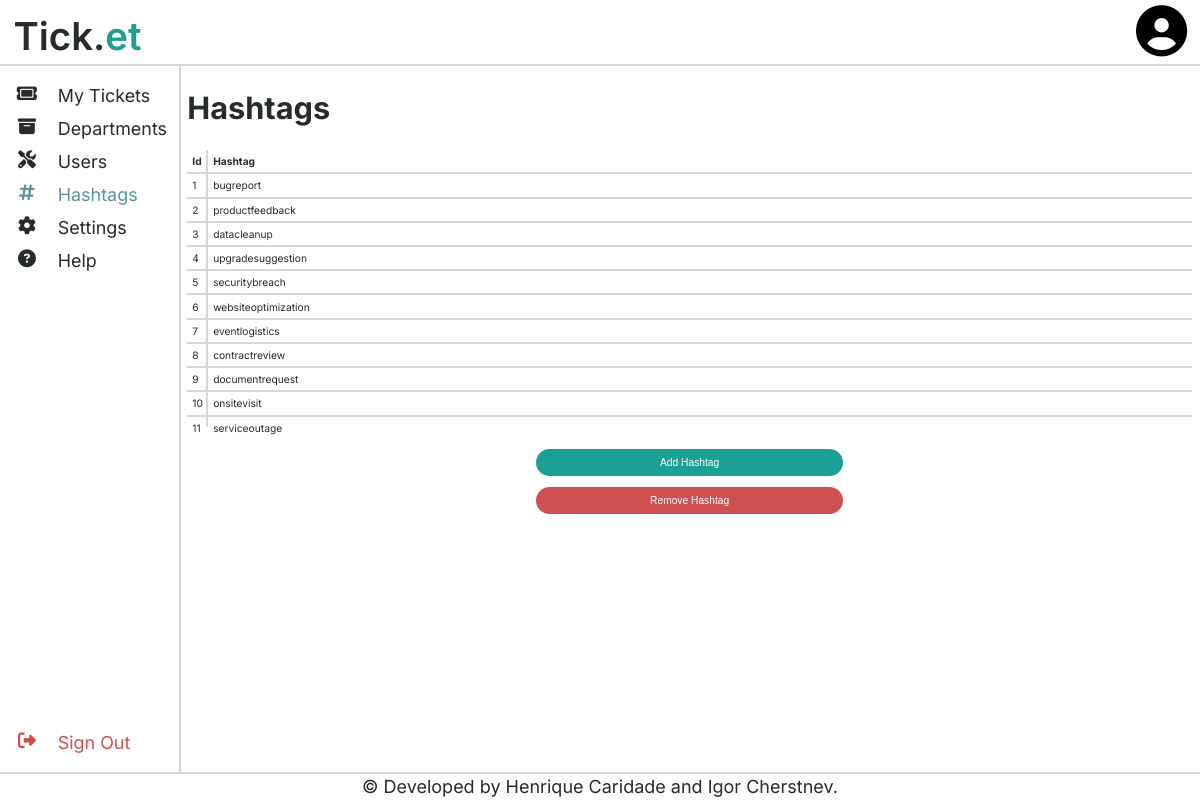
/index.php?page=hashtags (signed in), run on the app's committed database.
### tables this page shows
CREATE TABLE Hashtag (
    id INTEGER PRIMARY KEY AUTOINCREMENT NOT NULL,
    value STRING NOT NULL
);

### index.php (called while the page is built, shortened)
<?php
    $session = Session::getSession();
    if (isset($_GET['page'])) {
        switch ($_GET['page']) {
            case 'hashtags': include_once("./pages/hashtag_page.php"); break;
        }
    } else {
        if ($session->isLoggedIn()) die(header('Location: ./index.php?page=dashboard'));
        else die(header('Location: ./index.php?page=login'));
    }
    drawPage($_GET);
?>

### classes/hashtag.php (called while the page is built, shortened)
<?php
    class Hashtag {
        private function __construct(int $id, string $value) {
            $this->id = $id;
            $this->value = $value;
        }
        private static function fromArray(array $hashtag) : Hashtag {
            return new Hashtag((int) $hashtag['id'], $hashtag['value']);
        }
        public static function getAllHashtags(PDO $db) : array {
            $stmt = $db->prepare('SELECT * FROM Hashtag');
            $stmt->execute();
            $hashtagArray = array();
            foreach($stmt->fetchAll() as $hashtag){
                $hashtagArray[] = Hashtag::fromArray($hashtag);
            }
            return $hashtagArray;
        }
    }
?>

### templates/hashtag.php (the view, shortened to what this page needs)
<?php
    require_once(dirname(__DIR__) . "/classes/hashtag.php");
?>
<?php
    function _drawHashtagTableItem(Hashtag $hashtag) {
?>
        <tr class="hashtag-item">
            <td class="hashtag-id"><?=htmlentities($hashtag->id); ?></td>
            <td class="hashtag-value"><?=htmlentities($hashtag->value); ?></td>
        </tr>
<?php
    }
    function drawHashtagTable(array $hashtags) {
?>
<div class="scroll-wrapper">
    <table id="hashtags">
        <thead>
            <tr>
                <th style="width: 0;">Id</th>
                <th>Hashtag</th>
            </tr>
        </thead>
        <tbody>
        <?php foreach ($hashtags as $hashtag) _drawHashtagTableItem($hashtag); ?>
        </tbody>
    </table>
</div>
<?php
    }
?>

### css/include.css (style rules this page uses)
:root { --primary-background-color: #ffffffff; --secondary-background-color: #d7d7d7ff; --primary-color: #262b2dff; --secondary-color: #5c9599ff; --accent-color: #1aa193ff; --error-color: #ce5050ff; --warning-color: #ddc54fff; --success-color: #2ab75bff; --unselected-color: #a0a0a0ff; --header-height: 5em; --footer-height: 2em; --sidebar-width: 14em; --sidebar-mobile-width: 3em; --sidebar-padding: 15px; --margin-sides: 10em; }

### css/main.css (style rules this page uses)
body { font-family: 'Inter', sans-serif; background-color: var(--primary-background-color); color: var(--primary-color); }
div.scroll-wrapper { overflow-x: scroll; }

### css/table.css (style rules this page uses)
table { width: 100%; border-collapse: collapse; }
table, table th, table td { position: relative; }
table th { padding: 0.5em; text-align: left; }
table td { min-width: 0; padding: 0.5em; overflow: hidden; border-top: 2px solid var(--secondary-background-color); }
table td { white-space: nowrap; position: relative; overflow: hidden; min-width: 0; }
table th { white-space: nowrap; }

### css/mobile.css (style rules this page uses)
@media only screen and (max-width: 1200px) { body { font-size: 0.8rem; } }
@media only screen and (max-width: 1200px) { table { font-size: 1em; } }

### data on the page
hashtag: id "1", value "bugreport"
hashtag: id "2", value "productfeedback"
hashtag: id "3", value "datacleanup"
hashtag: id "4", value "upgradesuggestion"
hashtag: id "5", value "securitybreach"
hashtag: id "6", value "websiteoptimization"
hashtag: id "7", value "eventlogistics"
hashtag: id "8", value "contractreview"
hashtag: id "9", value "documentrequest"
hashtag: id "10", value "onsitevisit"
hashtag: id "11", value "serviceoutage"
